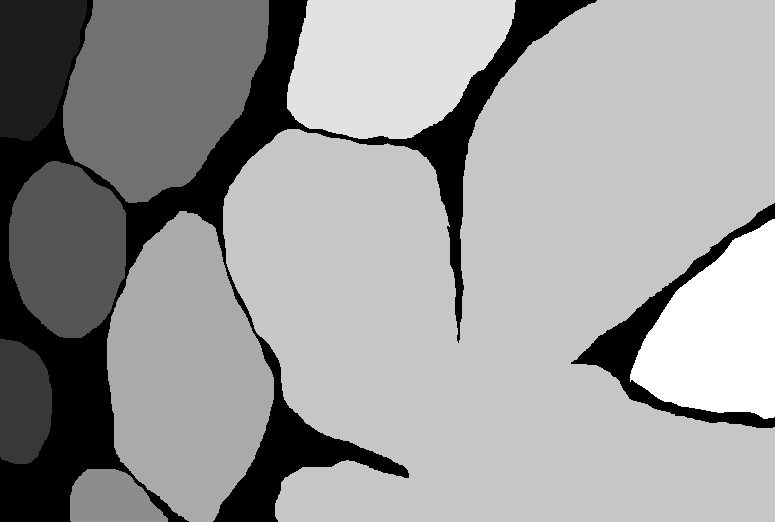
#> input picture glas_dataset/testA_1_anno.bmp, 775 x 522 px
$ jupyter execute --allow-errors EDA.ipynb
#> lines starting #> are read from the running program, lines starting #| are printed output that depends on the picture; after the words box and inside, x2 and y2 are one past the last pixel; in counts of white or black regions, pixels touching at a corner belong together
### utils.py
import numpy as np
import matplotlib.pyplot as plt
from skimage import color
from skimage import segmentation


# [68 lines left out: functions plot_comparison, plot_hist, not called in this run]


def overlay_mask(image, mask, colors=[(0, 1.0, 0)],
                 alpha=0.12):
    """
    Helper function to plot overlay image segmentation of the original image
    @param image: input image
    @param mask: segmentation mask
    @param colors: color spectrum of type (R,G,B)
    @param alpha: masking opacity
    @return: overlay image
    """
    # normalize image
    if np.max(image)>1.0:
        image = image/255.0
    # gray scale image
    if mask.ndim is 3:
        mask = mask[:,:,0]
    mask_image = color.label2rgb(mask, image,
                             colors=colors, alpha=alpha,
                             bg_label = 0)
    return mask_image


# [19 lines left out: function overlay_boundary, not called in this run]


def plot_labels_color(label_im, cmap='tab20c'):
    """
    Helper function to visualize the gland level masking
    by looping through the color map (cmap) defined in matplotlib
    @param label_im: annotated image
    @param cmap: cmap defined in the documentation of matplotlib
    @return: gland level segmentation with color based on cmap
    """
    # Construct a colour image to superimpose
    color_mask = np.zeros(label_im.shape)
    get_cmap = plt.cm.get_cmap(cmap)
    # Loop through the cmap for each color with it's associated labels
    for i in range(np.max(label_im)):
        color_mask[label_im[:, :, 0] == i + 1] = list(get_cmap(i))[:-1]

    return color_mask


# [12 lines left out: function min_max_norm, not called in this run]

### EDA.ipynb
[cell 1]
import numpy as np
import pandas as pd
import matplotlib.pyplot as plt
import seaborn as sns
import cv2
import os
import utils

This notebook attempts to explore the data set through data analysis, preprocess the image and build input pipeline for model training

# Data Understanding

[cell 2]
df = pd.read_csv('Grade.csv')
#> (reads Grade.csv from the repository)
print(df.head())

[cell 3]
print("Number of images: ", df.shape[0])

[cell 4]
img_dir = 'glas_dataset/'
img_path = sorted((os.listdir(img_dir)))
print(img_path)

From the data set directory above, we can observed that there is 3 main category, which is "train", "testA" and "testB", with each images in the category associated with one annotated file which is the pixel-wise annotation for segmentation

Assign fold number to each image category for easy dataloading, such that:
- 'train' image => fold 0
- 'testA' image => fold 1
- 'testB' image => fold 2

[cell 5]
fold = []
for name in df['name'].tolist():
    # split the name with '_'
    candidate = name.split('_')
    # 'train' => 0
    if candidate[0] == 'train':
        fold.append(0)
    # 'testA' => 1
    if candidate[0] == 'testA':
        fold.append(1)
    # 'testB' => 2
    if candidate[0] == 'testB':
        fold.append(2)
df['fold'] = fold
print(df)

[cell 6]
# image category index
train_idx = np.where(df['fold'] == 0)[0]
testA_idx = np.where(df['fold'] == 1)[0]
testB_idx = np.where(df['fold'] == 2)[0]

### Distribution of Train and Test set

[cell 7]
fig = plt.figure()
ax = fig.add_axes([0,0,1,1])
fold = ['train', 'testA', 'testB']
n_img = [train_idx.shape[0], testA_idx.shape[0], testB_idx.shape[0]]
ax.bar(fold,n_img)
plt.show()
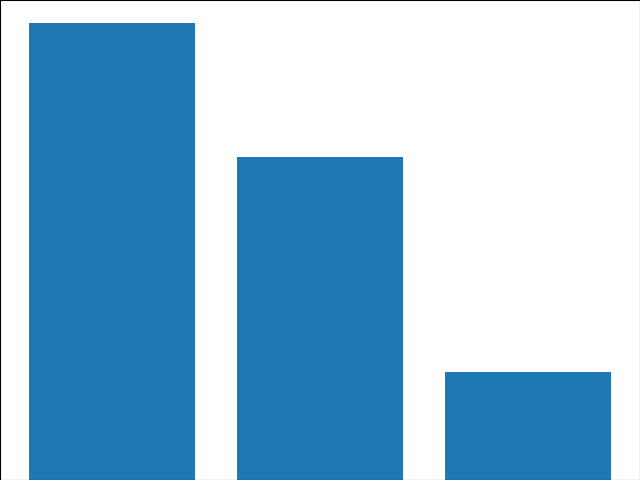
#> figure drawn by matplotlib, 1 panel; tallest bar 85 high, from x = -0.4 to 0.4

[cell 8]
print('Number of train dataset:', train_idx.shape[0])
print('Number of testA dataset:', testA_idx.shape[0])
print('Number of testB dataset:', testB_idx.shape[0])

### Distribution of Malignant and Benign class in train and test set

[cell 9]
def unique_fn(x, idx):
    '''
    helper function to return the unique val counts
    through index retrieval of the list
    '''
    return np.unique(np.take(x, idx), return_counts=True)

#> (the rest of this cell did not finish here and is left out)

[cell 10]
# set width of bar
barWidth = 0.25
fig = plt.subplots(figsize =(10, 6))

# set height of bar
#> (the rest of this cell did not finish here and is left out)

#> (a cell that did not finish here is left out)

### Image dataset width and height

#> (a cell that did not finish here is left out)

#> (a cell that did not finish here is left out)

#> (a cell that did not finish here is left out)

From the above analyses it is observed that the image size consisted of:
- Width range: 567~775
- Height range: 430~522

However, most of the image falls under the size of (775x522)

### Image Pixel Check

[cell 15]
# sample an image for checking
tmp_img = cv2.imread(img_dir+'testA_1.bmp')
tmp_anno = cv2.imread(img_dir+'testA_1_anno.bmp')
#> tmp_anno is the input picture: shape (522, 775, 3); min 0, max 9, mean 5.46
print('Image Max pixel value: {}, Min pixel value: {}'.format(np.max(tmp_img), np.min(tmp_img)))
#| Image Max pixel value: None, Min pixel value: None
print('Image Max pixel value: {}, Min pixel value: {}'.format(np.max(tmp_anno), np.min(tmp_anno)))
#| Image Max pixel value: 9, Min pixel value: 0

The pixel value for the images falls between [0, 255] and for annotation images, we have gland wise labelling

[cell 16]
max_ = []
# find the maximum number of glands can an image have
for name in img_path:
    # split the name with '_'
    candidate = name.split('_')
    if candidate[-1] != 'anno.bmp':
        continue
    else:
        img_anno = cv2.imread(img_dir+name)
        max_.append(np.max(img_anno))
print("The maximum number of glands in an image is: ", np.max(max_))

[cell 17]
# cast annotated image segmentation to only foreground and background
tmp_anno_thres = np.where(tmp_anno>0, 1.0, 0.0)
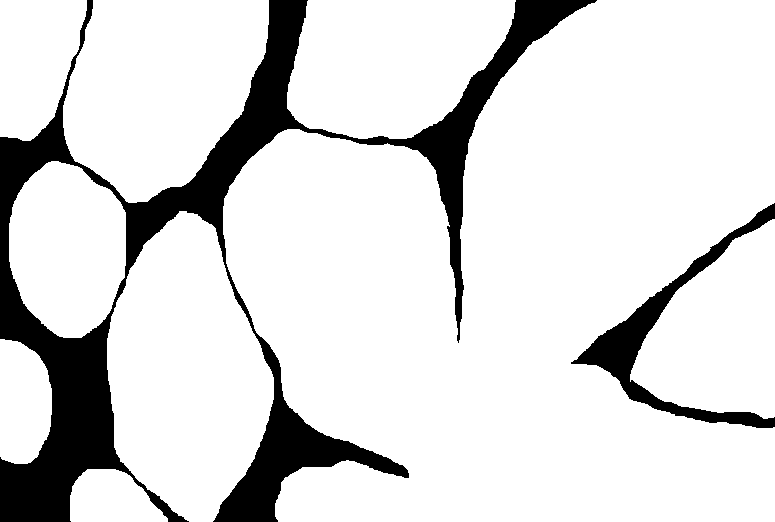
#> tmp_anno_thres: shape (522, 775, 3) float64; values 0 (black) and 1 (white), 85.9% white; 2 black regions, box (x1, y1, x2, y2) and area: (0, 0, 597, 522) 50553, (571, 203, 775, 428) 6510
# gland level masking
gland_mask = utils.plot_labels_color(tmp_anno, cmap='Pastel1')
#> in plot_labels_color, `color_mask = np.zeros(label_im.shape)`: color_mask: shape (522, 775, 3) float64; every value is 0
#> after the loop in plot_labels_color, `for i in range(np.max(label_im)):`:
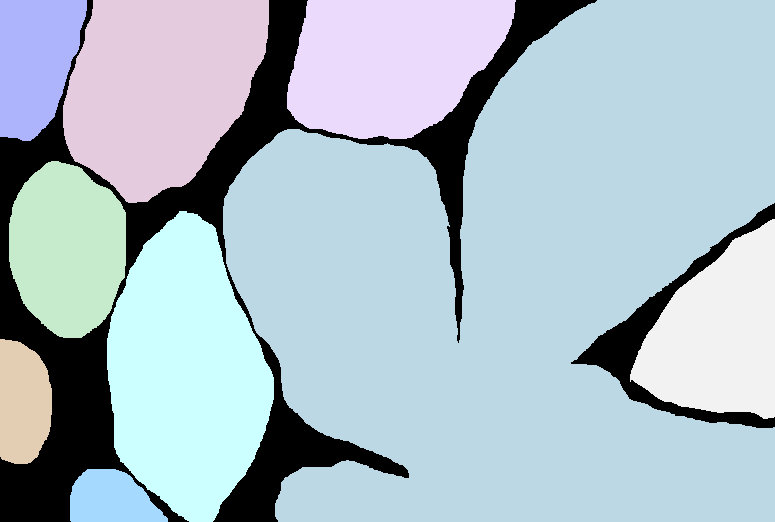
#> color_mask: shape (522, 775, 3) float64; mean B, G, R 0.783, 0.742, 0.676
# super imposed annotated image masking with boundary on glands
#> (the rest of this cell did not finish here and is left out)

imgs = [tmp_img, gland_mask, tmp_anno_thres, overlay_img]
captions = ['Original', 'Glands Mask', 'Masking', 'Overlay']
utils.plot_comparison(imgs, captions, n_col=len(imgs),
                      figsize=(12,12), cmap=None)

# Data Preprocessing
In this section, the following process will be carried out:
- The images will be resize to (512, 512) with bilinear interpolation
- All images will be stored in .npy format for better data-loading.

Image normalization and annotated image binarization can be done on the fly

[cell 18]
# intuitively resize to size with power of 2 for easier downsampling
new_size = (512, 512)
# save directory
save_dir = 'img_npy/'
img_save_path_list = []
anno_save_path_list = []
if not os.path.exists(save_dir):
    os.makedirs(save_dir)
#> (the rest of this cell did not finish here and is left out)

#> (a cell that did not finish here is left out)

[cell 20]
# save modified data frame into new csv file
df.to_csv('data.csv', index=False)
ds = pd.read_csv('data.csv')
#> (reads data.csv from the repository)
